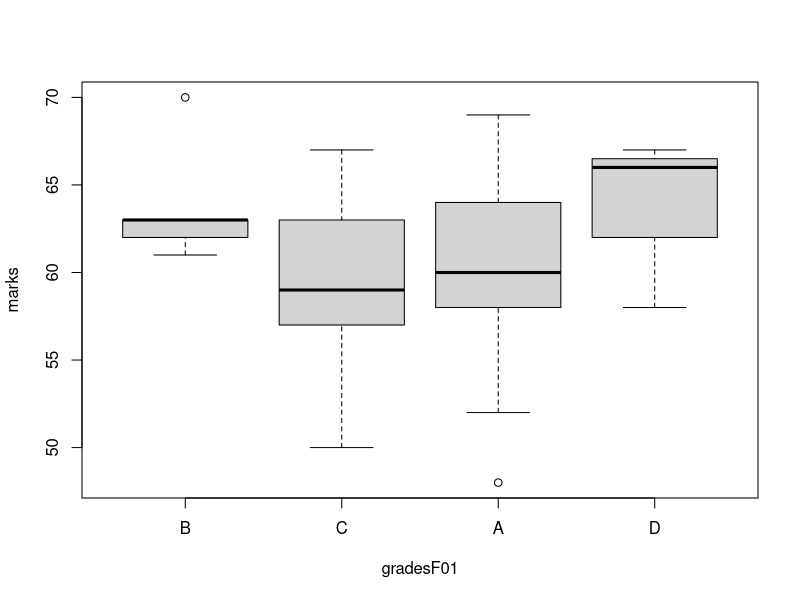
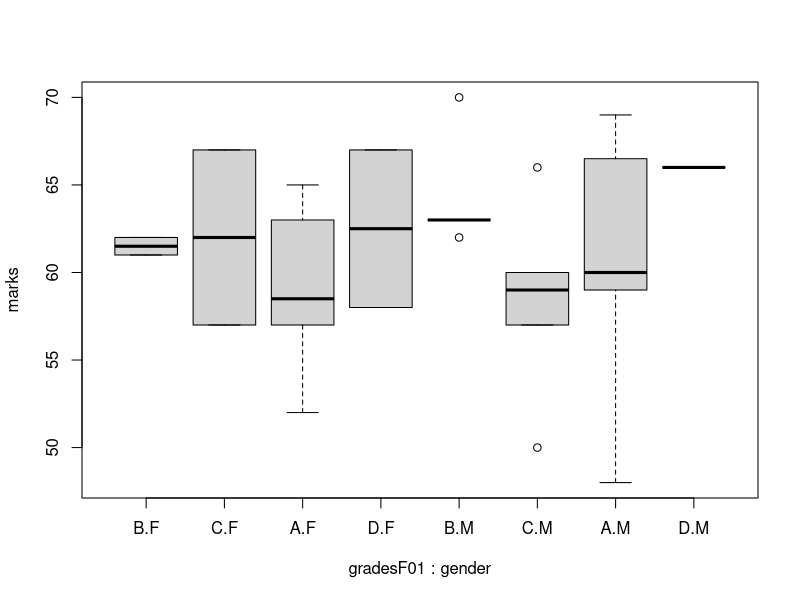
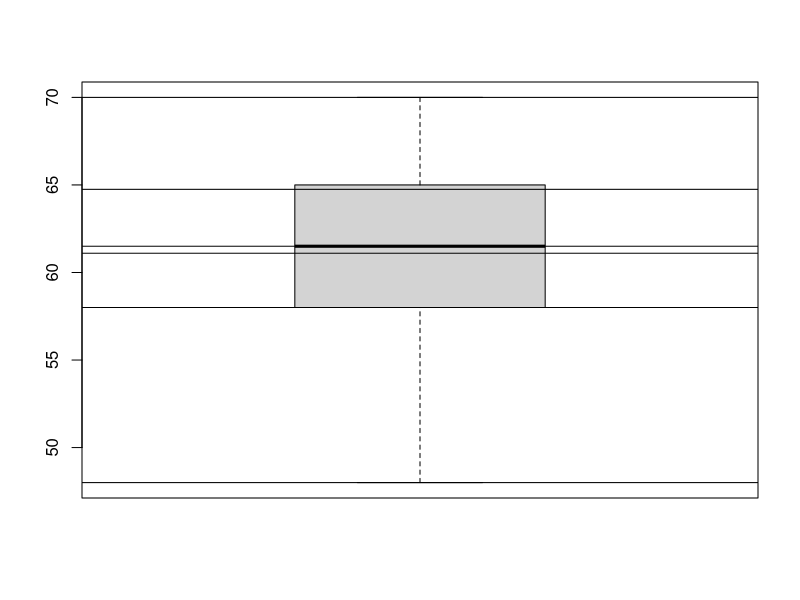

Recreate these plots in R, in order.
#Factors

(grades = sample(c(LETTERS[1:4]),size=30,replace=T,prob = c(0.4,0.2,0.3,0.1)))
summary(grades)

gradesF = factor(grades)
summary(gradesF)

table(grades)
table(gradesF)

class(gradesF)
(gradesF0 = factor(grades,ordered=T))
(gradesF01 = factor(grades,ordered=T, levels = c('B','C','A','D')))

summary(gradesF01)

(marks = ceiling(rnorm(30,mean = 60,sd=5)))
(gender = factor(sample(c('M','F'),size = 30, replace=T)))

(student1 = data.frame(marks,gradesF01,gender))
student1$marks;student1$gradesF01

boxplot(marks ~ gradesF01, data = student1)
boxplot(marks ~ gradesF01 + gender, data = student1)

boxplot(marks)
summary(marks)
abline(h = summary(marks))
quantile(marks)
